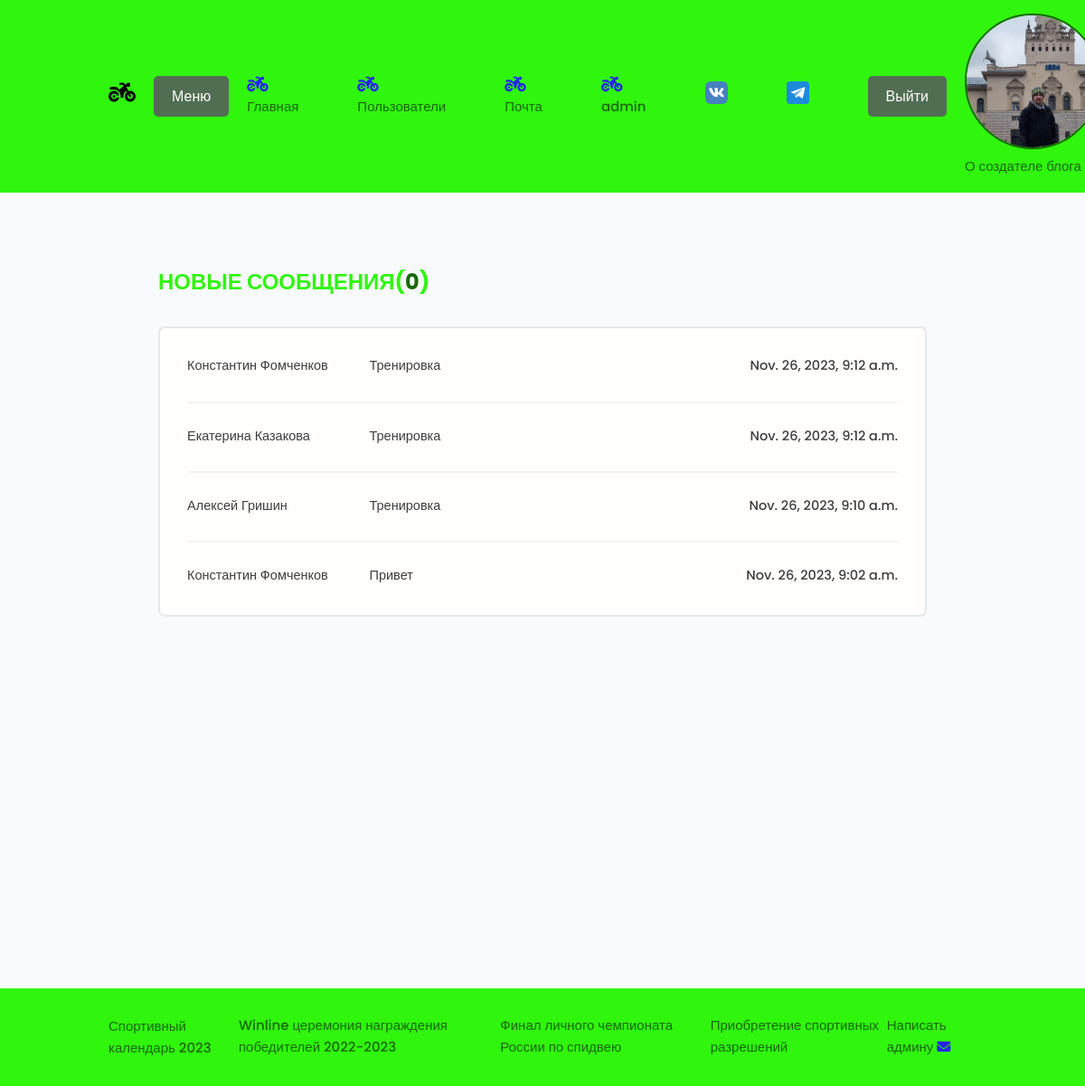
The page /users/inbox/ (signed in) on the database its author committed.
### users/models.py (models this page shows, shortened)
class Message(models.Model):
    sender = models.ForeignKey(Profiles, on_delete=models.SET_NULL, null=True, blank=True, verbose_name='отправитель')
    recipient = models.ForeignKey(Profiles, on_delete=models.SET_NULL, null=True, blank=True,
                                  related_name='messages', verbose_name='получатель')
    name = models.CharField(max_length=200, null=True, blank=True, verbose_name='имя отправителя')
    email = models.EmailField(max_length=200, null=True, blank=True)
    subject = models.CharField(max_length=200, null=True, blank=True, verbose_name='тема письма')
    body = models.TextField(verbose_name='текст письма')
    is_read = models.BooleanField(default=False, null=True)
    created = models.DateTimeField(auto_now_add=True)
    class Meta:
        ordering = ['is_read', '-created']

### users/views.py (the view)
# urls.py: path('inbox/', views.inbox, name='inbox'),
@login_required(login_url='login')
def inbox(request):
    profile = request.user.profiles
    message_request = profile.messages.all()
    unread_count = message_request.filter(is_read=False).count()
    context = {
        "message_request": message_request,
        'unread_count': unread_count,
    }
    return render(request, 'users/inbox.html', context)

### users/templates/users/inbox.html
{% extends 'blogs/base.html' %}
{% block content %}
<main class="inbox my-xl">
    <div class="content-box">
      <h3 class="inbox__title">Новые сообщения(<span>{{ unread_count }}</span>)</h3>
      <ul class="messages">
        {% for msg in message_request %}
        {% if msg.is_read == False %}
        <li class="message message--unread">
        {% else %}
        <li class="message">
        {% endif %}
          <a href="{% url 'message' msg.id %}">
            <span class="message__author">{{ msg.name }}</span>
            <span class="message__subject">{{ msg.subject }}</span>
            <span class="message__date">{{ msg.created }}</span>
          </a>
        </li>
        {% endfor %}
      </ul>
    </div>
  </main>
{% endblock %}

### blogs/templates/blogs/navbar.html (shortened to what this page needs)
{% load static %}
<header class="header">
    <div class="container">
        <a href="https://yandex.ru/games/app/104552?utm_campaign=rus_games_category-tag1_yandex_search_460.new%7C59209247&utm_medium=search&utm_source=yandex&utm_term=мото%20играть&utm_content=k50id%7C0100000026530692216_26530692216%7Ccid%7C59209247%7Cgid%7C4460577361%7Caid%7C10267378046%7Cadp%7Cno%7Cpos%7Cpremium1%7Csrc%7Csearch_none%7Cdvc%7Cdesktop%7Cmain#app-id=104552&catalog-session-uid=catalog-fdd06838-9f26-5c54-88c1-589accba6267-1698846900716-2e6a&rtx-reqid=15332313874183280178&pos=%7B%22listType%22%3A%22suggested%22%2C%22tabCategory%22%3A%22tag%22%7D&redir-data=%7B%22block%22%3A%22suggested%22%2C%22block_index%22%3A1%2C%22card%22%3A%22adaptive_recommended_new%22%2C%22col%22%3A1%2C%22first_screen%22%3A1%2C%22page%22%3A%22tag_175%22%2C%22rn%22%3A208590498%2C%22row%22%3A0%2C%22rtx_reqid%22%3A%2215332313874183280178%22%2C%22wrapper%22%3A%22grid-list%22%2C%22http_ref%22%3A%22https%253A%252F%252Fyandex.ru%252Fgames%252Ftag%252Fmototsikly_175%253Fk50id%253D0100000026530692216_26530692216%2526etext%253D2202.CMxsDZ-hGwTWFh2cPU1_FpYTB3ZeaDfPndT3Yvr5L9u6a-esZMgbT12hHn-036G7emVmb3FudGlxdGtkenVkcw.7a316d76cc2939811d87c6c8d372c2196b7d29a1%2526yclid%253D6468167345593194550%22%7D" class="header--logo" target="_blank">
            <img class="logo" src="{% static 'images/logo2.svg' %}" alt="Motocross Logo" />
        </a>
        <div class="menu">
            <button class="btn btn--sub">Меню</button>
        </div>
        <nav class="header--nav">
            <ul class="header--menu">
                <li class="header--menu--items"><a href="{% url 'blogs' %}"><br>Главная</a></li>
                <li class="header--menu--items"><a href="{% url 'profiles' %}"><br>Пользователи</a></li>
                {% if request.user.is_authenticated %}
                <li class="header__menuItem"><a href="{% url 'inbox' %}">Почта</a></li>
                <li class="header--menu--items"><a href="{% url 'account' %}"><br>{{ request.user }}</a></li>
                <li>
                    <a href="https://vk.com/motocross_ru" target="_blank" rel="noopener noreferrer" class="vk">
                        <img src="{% static 'images/vk.ico' %}" alt="VK"/>
                    </a>
                </li>
                <li>
                    <a href="https://t.me/s/motocrossrace" target="_blank" rel="noopener noreferrer" class="vk">
                        <img src="{% static 'images/tg.ico' %}" alt="telegram"/>
                    </a>
                </li>
                <li class="header__menuItem"><a href="{% url 'logout' %}" class="btn btn--sub">Выйти</a></li>
                {% else %}
                <li class="header--menu--items"><a href="{% url 'login' %}"><i class="fa-solid fa-motorcycle fa-fade fa-lg" style="color: #2525ed;"></i><br>Вход / Регистрация</a></li>
                {% endif %}
            </ul>
        </nav>
        <div class="autor">
            <a href="{% url 'autor' %}"><img class="avatar avatar--lg" src="{% static 'images/autor_photo.jpg' %}" alt="Autor" /> <br> О создателе блога</a>
        </div>
    </div>
</header>

### blogs/static/styles/app.css (style rules this page uses)
:root { --color-sub: #30f50d; }
.btn--sub { background-color: var(--color-sub-light); }
img { width: 100%; }
.content-box { width: 95%; max-width: 85rem; margin: 0 auto; }
.header { position: sticky; z-index: 111; background-color: var(--color-sub); padding: 1.5rem 0; }
.header > .container { display: flex; justify-content: space-between; align-items: center; }
.logo { width: 30px; height: 30px; margin-right: 20px; }
.header--logo { text-align: end; }
.menu { position: relative; display: inline-block; margin-right: 2rem; }
.header--menu { display: inline-flex; list-style-type: none; }
.header--nav > ul { display: inline-flex; align-items: center; list-style: none; gap: 6.5rem; }
.autor { margin-left: 2rem; }
.vk img { width: 25px; }
.inbox { height: 90vh; }
.inbox__title, .inbox__title span { font-size: 2.4rem; font-weight: 700; color: var(--color-sub); text-transform: uppercase; text-align: left; margin-bottom: 3rem; }
.inbox__title span { color: var(--color-main); }
.messages { list-style: none; background: var(--color-white); padding: 0.5rem 3rem; border: 2px solid var(--color-light); border-radius: 0.7rem; }
.message { padding: 2.5rem 0; }
.message > a span { font-size: 1.45rem; font-weight: 500; }
.message:not(:last-child) { border-bottom: 2px solid var(--color-white-light); }
.message > a { display: flex; gap: 1rem; }
.message__author, .message__date { flex-basis: 25%; }
.message__subject { flex-basis: 50%; }
.message__date { text-align: right; }

### blogs/static/uikit/styles/modules/_variables.css (style rules this page uses)
:root { --color-main: #196903; --color-main-light: #6bf06b; --color-sub: #40563f; --color-sub-light: #516e53; --color-sub-lighter: #ededfd; --color-text: #3e3e3e; --color-gray: #8b8b8b; --color-light: #e5e7eb; --color-light-gray: #767676; --color-bg: #f8fafd; --color-white: #fffefd; --color-white-light: #f3f3f3; --color-success: #359e64; --color-success-bg: #def8e8; --color-error: #fc4b0b; --color-error-bg: #fff2ee; --font-base: 'Poppins', arial, helvetica, 'Segoe UI', roboto, ubuntu, sans-serif; --font-monospace: 'Fira Code', 'Courier New', courier, monospace; --font-regular: 300; --font-medium: 500; --font-bold: 700; --generic-shadow: 1px 1px 5px #00000010; --generic-transition: all 0.3s ease-in-out; }

### blogs/static/uikit/styles/modules/_base.css (style rules this page uses)
* { margin: 0; padding: 0; box-sizing: border-box; text-rendering: optimizeLegibility; color: inherit; font-size: inherit; }
html { font-size: 50%; }
@media only screen and (min-width: 480px) { html { font-size: 56.25%; } }
@media only screen and (min-width: 1200px) { html { font-size: 62.5%; } }
body { line-height: 1.6; font-weight: 400; font-size: 1.5rem; color: var(--color-text); background-color: var(--color-bg); min-height: 100vh; }

### blogs/static/uikit/styles/modules/_typography.css (style rules this page uses)
* { font-family: var(--font-base); }
h3 { font-size: 3.2rem; font-weight: var(--font-medium); }
p, span, strong { font-size: 1.6rem; color: var(--color-text); font-weight: var(--font-regular); }
a { padding-bottom: 2px; text-decoration: none; display: inline-block; color: var(--color-main); font-weight: var(--font-medium); }

### blogs/static/uikit/styles/modules/_utilities.css (style rules this page uses)
.container { width: 92%; max-width: 165rem; margin: 0 auto; box-sizing: border-box; }
@media screen and (min-width: 1000px) { .container { width: 90%; } }
@media screen and (min-width: 1200px) { .container { width: 80%; } }
.my-xl { margin: 8rem auto; }

### blogs/static/uikit/styles/modules/_avatar.css (style rules this page uses)
.avatar { border-radius: 50%; border: 2px solid var(--color-main); object-fit: cover; }
.avatar--lg { height: 15rem; width: 15rem; }

### blogs/static/uikit/styles/modules/_button.css (style rules this page uses)
.btn { display: inline-block; position: relative; cursor: pointer; background-color: var(--color-light); font-weight: var(--font-medium); color: var(--color-sub); text-decoration: none; padding: 1rem 2rem; border-radius: 0.5rem; border: none; width: -webkit-fit-content; width: -moz-fit-content; width: fit-content; height: -webkit-fit-content; height: -moz-fit-content; height: fit-content; font-size: 1.6rem; outline-width: 0; outline-color: transparent; -webkit-backface-visibility: hidden; backface-visibility: hidden; transition: all 0.3s ease-in-out; }
.btn--sub { background-color: var(--color-sub); color: var(--color-white); }

### rows shown on the page
Message: name "Константин Фомченков", subject "Тренировка", created "Nov. 26, 2023, 9:12 a.m."
Message: name "Екатерина Казакова", subject "Тренировка", created "Nov. 26, 2023, 9:12 a.m."
Message: name "Алексей Гришин", subject "Тренировка", created "Nov. 26, 2023, 9:10 a.m."
Message: name "Константин Фомченков", subject "Привет", created "Nov. 26, 2023, 9:02 a.m."

### other values the page prints
{{ request.user }} "admin"
{{ unread_count }} "0"
